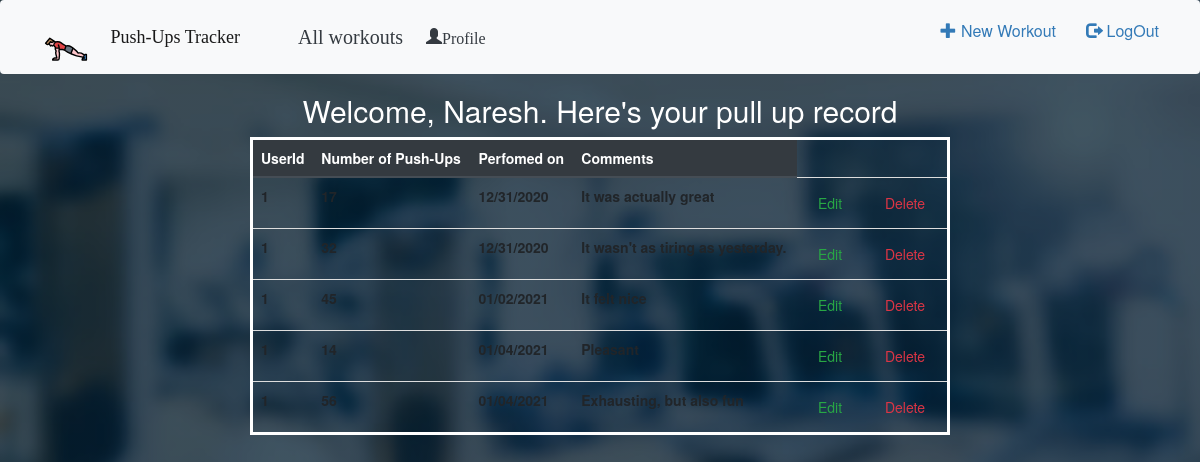
The page /all (signed in) on the database its author committed.
### Catalog/models.py (models this page shows)
class User(db.Model, UserMixin):
    id = db.Column(db.Integer, primary_key=True)
    email = db.Column(db.String(100),unique=True)
    name = db.Column(db.String(100))
    password = db.Column(db.String(100))
    workouts = db.relationship('Workout',backref='author',lazy=True)

class Workout(db.Model):
    id = db.Column(db.Integer,primary_key=True)
    pushups = db.Column(db.Integer,nullable=False)
    date_posted = db.Column(db.DateTime, nullable=False, default=datetime.utcnow)
    comment = db.Column(db.Text, nullable=False)
    user_id = db.Column(db.Integer, db.ForeignKey('user.id'),nullable=False)

### Catalog/main.py (the view)
@main.route('/all',methods=['GET'])
@login_required
def user_workouts():
    user = User.query.filter_by(email=current_user.email).first_or_404()
    workouts = user.workouts
    return render_template('all.html',user=user,workouts=workouts)

### Catalog/__init__.py (called while the page is built)
def create_app():
    app = Flask(__name__)
    app.config['SECRET_KEY'] = 'secret-key'
    app.config['SQLALCHEMY_DATABASE_URI'] = 'sqlite:///db.sqlite3'
    db.init_app(app)
    with app.app_context():
        db.create_all()
    login_manager = LoginManager()
    login_manager.login_view = 'auth.login'
    login_manager.init_app(app)
    from .models import User
    @login_manager.user_loader
    def load_user(user_id):
        return User.query.get(int(user_id))
    from .main import main as main_blueprint
    app.register_blueprint(main_blueprint)
    from .auth import auth as auth_blueprint
    app.register_blueprint(auth_blueprint)
    return app

### Catalog/templates/all.html (shortened to what this page needs)
{% extends "base.html" %}
      {% block title %}
        <center>
          <body style="background-size: cover; box-sizing: border-box; background-image: linear-gradient(180deg, rgba(0, 30, 53, 0.75), rgba(0, 30, 53, 0.75)), url('static/image/allback.jpg');">
      <h2 style="color: white;">Welcome, {{ user.name }}. Here's your pull up record</h2>
      <div >
      <table class="table table-hover" style='width: 700px;'>
        <thead class="thead-dark">
          <tr>
            <th scope="col">UserId</th>
            <th scope="col"><b>Number of Push-Ups</b></th>
            <th scope="col"><b>Perfomed on</b></th>
            <th scope="col"><b>Comments</b></th>
          </tr>
        </thead>
        <tbody>
        {% for workout in workouts %}
          <tr>
            <th scope="row">{{current_user.id}}</th>
            <td><b>{{ workout.pushups }}</b></td>
            <td><b>{{ workout.date_posted.strftime('%m/%d/%Y') }}</b></td>
            <td><b>{{ workout.comment }}</b></td>
            <td>
                <a href= {{ url_for("main.update_workout" ,workout_id=workout.id ) }} class="btn btn-outline-success" role="button">Edit</a>
            </td>
            <td>
                <a href= {{ url_for("main.delete_workout" ,workout_id=workout.id ) }} class="btn btn-outline-danger" role="button">Delete</a>
            </td>
          </tr>
        {% endfor %}
        </tbody>
      </table>
    </div>
          </body>
  </center>
      {% endblock %}

### Catalog/templates/base.html (shortened to what this page needs)
<!doctype html>
<html lang="en">
  <head>
    <link rel="stylesheet" href="https://stackpath.bootstrapcdn.com/bootstrap/4.3.1/css/bootstrap.min.css">
<link rel="stylesheet" href="https://stackpath.bootstrapcdn.com/bootstrap/3.4.1/css/bootstrap.min.css">
<link rel="stylesheet" href="https://stackpath.bootstrapcdn.com/bootstrap/3.4.1/css/bootstrap-theme.min.css">
    <nav class="navbar navbar-light bg-light navbar-expand-lg">
      <div class="container-fluid">
  <a class="navbar-brand" href="{{url_for('main.index')}}" style="display:block; font-family:cursive; ">
    <img src="{{url_for('static',filename='images/icon.svg')}}" alt="" width="80" height="45" class="d-inline-block align-top" style="font-family:Arial, Helvetica, sans-serif;">
    Push-Ups Tracker
  </a>
  <div style="font-size: 1.6rem;" class="collapse navbar-collapse" id="navbarSupportedContent">
    {% if current_user.is_authenticated %}
    <ul class="navbar-nav mr-auto">
      <li class="nav-link active">
        <a style="font-size: 2rem; font-family: cursive;" type="button" class="btn btn-outline-dark" href="{{ url_for('main.user_workouts') }}">All workouts <span class="sr-only">(current)</span></a>
      </li>
      <li class="nav-link active" style="height: 30px;">
        <a class="glyphicon glyphicon-user btn-outline-dark" type="button" href="{{ url_for('main.profile') }}">Profile</a>
      </li>
    </ul>
    {% endif %}
      {% if current_user.is_authenticated %}
      <ul class="nav navbar-nav navbar-right">
        <li><a href="{{ url_for('main.new_workout') }}"><span class="glyphicon glyphicon-plus"></span> New Workout</a></li>
        <li><a href="{{ url_for('auth.logout') }}"><span class="glyphicon glyphicon-log-out"></span> LogOut</a></li>
      </ul>
      {% endif %}
  </div>
</div>
</nav>
  </head>
  <body>
  {% block title %} {% endblock %}
  </body>
</html>

### Catalog/templates/all.html (style rules this page uses)
table { width: 100%; border-collapse: collapse; border: 3px solid white; }

### rows shown on the page
User: name "Naresh", id "1"
Workout: date_posted "12/31/2020", comment "It was actually great"
Workout: pushups "32", date_posted "12/31/2020", comment "It wasn't as tiring as yesterday."
Workout: pushups "45", date_posted "01/02/2021", comment "It felt nice"
Workout: pushups "14", date_posted "01/04/2021", comment "Pleasant"
Workout: date_posted "01/04/2021", comment "Exhausting, but also fun"
